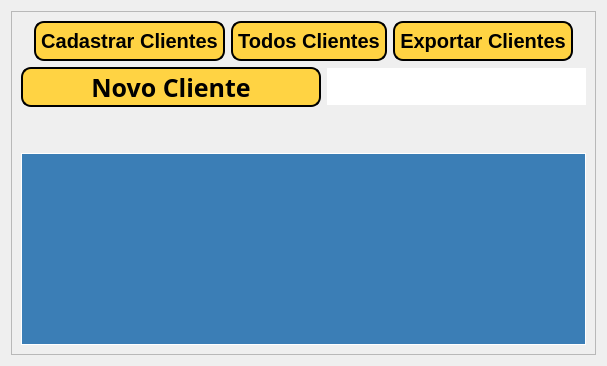
      <widget class="QWidget" name="page_cliente_clientes">
       <layout class="QVBoxLayout" name="verticalLayout_22">
        <item>
         <widget class="QFrame" name="frame_5">
          <property name="frameShape">
           <enum>QFrame::StyledPanel</enum>
          </property>
          <property name="frameShadow">
           <enum>QFrame::Raised</enum>
          </property>
          <layout class="QVBoxLayout" name="verticalLayout_29">
           <item>
            <layout class="QHBoxLayout" name="horizontalLayout_67">
             <item>
              <widget class="QLabel" name="label_83">
               <property name="text">
                <string/>
               </property>
              </widget>
             </item>
             <item>
              <widget class="QPushButton" name="btn_cadsatrar_usuario_11">
               <property name="minimumSize">
                <size>
                 <width>0</width>
                 <height>40</height>
                </size>
               </property>
               <property name="cursor">
                <cursorShape>PointingHandCursor</cursorShape>
               </property>
               <property name="styleSheet">
                <string notr="true">QPushButton{
	background-color: #FFd343;
	font-weight: 800;
	font-size: 20px;
	text-align: center;
	border: 2px solid #000000;
	border-radius: 10px;
	padding: 5px;
	font-family: &quot;Source Sans Pro Semibold&quot;;
	color: rgb(0, 0, 0);
}
QPushButton:hover{
	background-color: rgb(255, 233, 160);
	color: rgb(0, 0, 0);
}</string>
               </property>
               <property name="text">
                <string>Cadastrar Clientes</string>
               </property>
              </widget>
             </item>
             <item>
              <widget class="QPushButton" name="btn_cadsatrar_usuario_12">
               <property name="minimumSize">
                <size>
                 <width>0</width>
                 <height>40</height>
                </size>
               </property>
               <property name="cursor">
                <cursorShape>PointingHandCursor</cursorShape>
               </property>
               <property name="styleSheet">
                <string notr="true">QPushButton{
	background-color: #FFd343;
	font-weight: 800;
	font-size: 20px;
	text-align: center;
	border: 2px solid #000000;
	border-radius: 10px;
	padding: 5px;
	font-family: &quot;Source Sans Pro Semibold&quot;;
	color: rgb(0, 0, 0);
}
QPushButton:hover{
	background-color: rgb(255, 233, 160);
	color: rgb(0, 0, 0);
}</string>
               </property>
               <property name="text">
                <string>Todos Clientes</string>
               </property>
              </widget>
             </item>
             <item>
              <widget class="QPushButton" name="btn_cadsatrar_usuario_13">
               <property name="minimumSize">
                <size>
                 <width>0</width>
                 <height>40</height>
                </size>
               </property>
               <property name="cursor">
                <cursorShape>PointingHandCursor</cursorShape>
               </property>
               <property name="styleSheet">
                <string notr="true">QPushButton{
	background-color: #FFd343;
	font-weight: 800;
	font-size: 20px;
	text-align: center;
	border: 2px solid #000000;
	border-radius: 10px;
	padding: 5px;
	font-family: &quot;Source Sans Pro Semibold&quot;;
	color: rgb(0, 0, 0);
}
QPushButton:hover{
	background-color: rgb(255, 233, 160);
	color: rgb(0, 0, 0);
}</string>
               </property>
               <property name="text">
                <string>Exportar Clientes</string>
               </property>
              </widget>
             </item>
             <item>
              <widget class="QLabel" name="label_84">
               <property name="text">
                <string/>
               </property>
              </widget>
             </item>
            </layout>
           </item>
           <item>
            <layout class="QHBoxLayout" name="horizontalLayout_34">
             <item>
              <widget class="QPushButton" name="btn_cliente_novoCliente_2">
               <property name="minimumSize">
                <size>
                 <width>300</width>
                 <height>40</height>
                </size>
               </property>
               <property name="maximumSize">
                <size>
                 <width>396</width>
                 <height>16777209</height>
                </size>
               </property>
               <property name="font">
                <font>
                 <family>Source Sans Pro Semibold</family>
                 <pointsize>-1</pointsize>
                 <weight>99</weight>
                 <bold>true</bold>
                </font>
               </property>
               <property name="cursor">
                <cursorShape>PointingHandCursor</cursorShape>
               </property>
               <property name="contextMenuPolicy">
                <enum>Qt::CustomContextMenu</enum>
               </property>
               <property name="styleSheet">
                <string notr="true">QPushButton{
	background-color: #FFd343;
	font-weight: 800;
	font-size: 25px;
	text-align: center;
	border: 2px solid #000000;
	border-radius: 10px;
	font-family: &quot;Source Sans Pro Semibold&quot;;
	color: rgb(0, 0, 0);
}
QPushButton:hover{
	background-color: rgb(255, 233, 160);
	color: rgb(0, 0, 0);
}</string>
               </property>
               <property name="text">
                <string>Novo Cliente</string>
               </property>
              </widget>
             </item>
             <item>
              <widget class="QLineEdit" name="lineedit_cliente_buscarCliente_2">
               <property name="minimumSize">
                <size>
                 <width>0</width>
                 <height>35</height>
                </size>
               </property>
               <property name="styleSheet">
                <string notr="true">border: 3px solid rgb(255, 255, 255);
color: rgb(255,255,255);
border-radius: 20px 20px 0px 0px;
font-family: 'Montserrat';
font-size: 25px;
text-align: center;
</string>
               </property>
               <property name="alignment">
                <set>Qt::AlignCenter</set>
               </property>
               <property name="placeholderText">
                <string>Buscar cliente</string>
               </property>
              </widget>
             </item>
            </layout>
           </item>
           <item>
            <spacer name="verticalSpacer_4">
             <property name="orientation">
              <enum>Qt::Vertical</enum>
             </property>
             <property name="sizeType">
              <enum>QSizePolicy::Minimum</enum>
             </property>
             <property name="sizeHint" stdset="0">
              <size>
               <width>18</width>
               <height>40</height>
              </size>
             </property>
            </spacer>
           </item>
           <item>
            <widget class="QTableView" name="tableView_cliente_2">
             <property name="styleSheet">
              <string notr="true">border: 1px solid rgb(255, 255, 255);
color: rgb(0,0,0);
font-family: 'Montserrat';
font-size: 20px;
text-align: center;
background-color:rgb(59, 126, 182)
</string>
             </property>
             <property name="frameShape">
              <enum>QFrame::NoFrame</enum>
             </property>
             <property name="frameShadow">
              <enum>QFrame::Sunken</enum>
             </property>
             <property name="editTriggers">
              <set>QAbstractItemView::NoEditTriggers</set>
             </property>
             <property name="alternatingRowColors">
              <bool>false</bool>
             </property>
            </widget>
           </item>
          </layout>
         </widget>
        </item>
       </layout>
      </widget>
